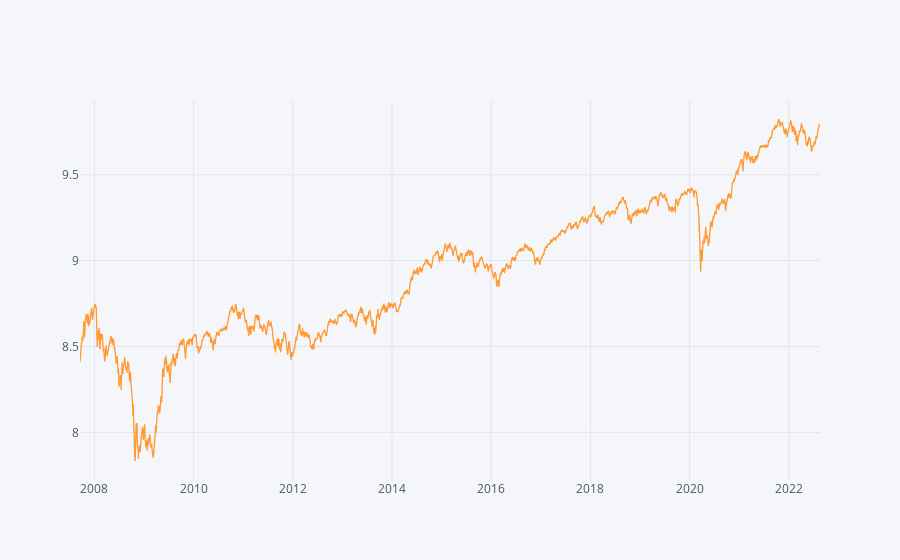

Write notebook code for a chart like this one.
### Code cell
df['log_close'] = np.log(df['Adj Close'])

# to visuvalise the severity of bearish fall
df['log_close'].iplot()

### Figure 1 — Plotly figure (JSON) as saved in the notebook; plotly's stock layout.template omitted (floating-point values rounded to 4 significant figures; data arrays with more than 128 entries replaced by an {"elided": "..."} marker saying what was removed)
{"data": [{"line": {"color": "rgba(255, 153, 51, 1.0)", "dash": "solid", "shape": "linear", "width": 1.3}, "mode": "lines", "name": "log_close", "text": "", "type": "scatter", "x": {"elided": "3656 str values"}, "y": {"elided": "3656 float values"}}], "layout": {"legend": {"bgcolor": "#F5F6F9", "font": {"color": "#4D5663"}}, "paper_bgcolor": "#F5F6F9", "plot_bgcolor": "#F5F6F9", "title": {"font": {"color": "#4D5663"}}, "xaxis": {"gridcolor": "#E1E5ED", "showgrid": true, "tickfont": {"color": "#4D5663"}, "title": {"font": {"color": "#4D5663"}, "text": ""}, "zerolinecolor": "#E1E5ED"}, "yaxis": {"gridcolor": "#E1E5ED", "showgrid": true, "tickfont": {"color": "#4D5663"}, "title": {"font": {"color": "#4D5663"}, "text": ""}, "zerolinecolor": "#E1E5ED"}}}
